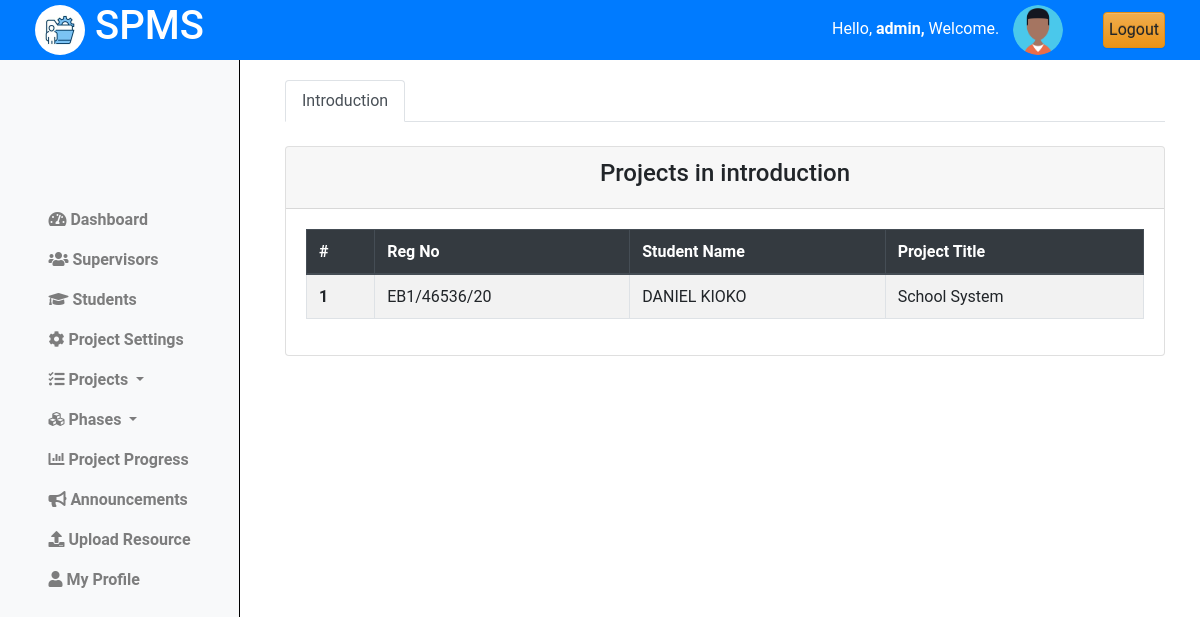
Screenshot of /projects/phases/progress/ (signed in) with the database file from the repository.
### projectsApp/models.py (models this page shows, shortened)
class Coordinator(AbstractUser):
    pass

class Phases(models.Model):
    name = models.CharField(max_length=255, unique=True)  # Ensure unique phase names
    description = models.TextField()
    order = models.IntegerField(unique=True)  # Ensure unique order for phases
    deadline_date = models.DateField(null=True, blank=True)  # Optional deadline for phase

class Proposal(models.Model):
    student = models.ForeignKey(Student, on_delete=models.CASCADE, related_name='proposals')  # Link to Student model
    title = models.CharField(max_length=255)
    current_phase = models.ForeignKey(Phases, on_delete=models.SET_NULL, null=True, related_name='proposals')
    lecturer = models.ForeignKey(Lecturer, on_delete=models.SET_NULL, null=True, related_name='proposals')
    project = models.ForeignKey(Projects, on_delete=models.CASCADE, null=True, related_name='proposals')  # Filter by project status
    completed = models.BooleanField(default=False)

class Student(models.Model):
    regno = models.CharField(max_length=255, unique=True)
    email = models.EmailField(max_length=255, unique=True)
    name = models.CharField(max_length=255)
    phone_number = models.IntegerField(null=True, blank=True)
    intake_year = models.PositiveSmallIntegerField(default=2024)
    password = models.CharField(max_length=128, null=False, blank=False)
    user_id = models.AutoField(primary_key=True)
    last_login = models.DateTimeField(blank=True, null=True)
    USERNAME_FIELD = 'email'
    REQUIRED_FIELDS = ['regno', 'name', 'phone_number']
    class Meta:
        db_table = "students"

### projectsApp/AccessControl.py (the view)
    @login_required
    def wrapper(request, *args, **kwargs):
        if not isinstance(request.user, Coordinator):
            return redirect('cordinator_login')
        return function(request, *args, **kwargs)

### projectsApp/AccessControl.py (called while the page is built)
def coordinator_required(function):
    @login_required
    def wrapper(request, *args, **kwargs):
        if not isinstance(request.user, Coordinator):
            return redirect('cordinator_login')
        return function(request, *args, **kwargs)
    return wrapper

### projectsApp/views.py (called while the page is built)
@coordinator_required
def view_milestones_cord(request):
    phases = Phases.objects.all().order_by('order')  # Get all phases in order
    context = {'phases': phases}
    return render(request, 'cordinator/milestones_cord.html', context)

### projectsApp/templates/cordinator/milestones_cord.html (shortened to what this page needs)
{% extends 'base_cord.html' %}
{% load static %}
{% block content %}
{% include 'column1_cord.html' %}
<div class="content">
  <div class="container-fluid">
    <div class="row">
      <div class="col-md-12">
        <ul class="nav nav-tabs" id="milestoneTabs">
          {% for phase in phases %}
            <li class="nav-item">
              <a class="nav-link {% if forloop.first %}active{% endif %}" id="phase-{{ phase.id }}-tab" data-toggle="tab" href="#phase-{{ phase.id }}">{{ phase.name|title }}</a>
            </li>
          {% endfor %}
        </ul>
        <div class="tab-content" id="milestoneTabsContent">
          {% for phase in phases %}
            <div class="tab-pane fade {% if forloop.first %}show active{% endif %}" id="phase-{{ phase.id }}">
              <br>
              <div class="card">
                <div class="card-header text-center">
                  <h4>Projects in {{ phase.name }}</h4>
                </div>
                <div class="card-body">
                  <table class="table table-bordered table-hover table-striped border-info">
                    <thead class="thead-dark">
                      <tr>
                        <th scope="col">#</th>
                        <th scope="col">Reg No</th>
                        <th scope="col">Student Name</th>
                        <th scope="col">Project Title</th>
                      </tr>
                    </thead>
                    <tbody>
                      {% for proposal in phase.proposals.all %}
                        <tr>
                          <th scope="row">{{ forloop.counter }}</th>
                          <td>{{ proposal.student.regno|upper }}</td>
                          <td>{{ proposal.student.name }}</td>
                          <td>{{ proposal.title }}</td>
                        </tr>
                      {% empty %}
                        <tr>
                          <td colspan="4">No students in this phase yet.</td>
                        </tr>
                      {% endfor %}
                    </tbody>
                  </table>
                </div>
              </div>
            </div>
          {% endfor %}
        </div>
      </div>
    </div>
  </div>
</div>
<link rel="stylesheet" href="{% static 'css/milestones_lec.css' %}">
{% endblock %}

### projectsApp/templates/base_cord.html (shortened to what this page needs)
{% load static %}
<!doctype html>
<html class="no-js h-100" lang="en">
  <head>
    <link href="https://use.fontawesome.com/releases/v5.0.6/css/all.css" rel="stylesheet">
    <link href="https://stackpath.bootstrapcdn.com/bootstrap/4.5.2/css/bootstrap.min.css" rel="stylesheet">
    <link rel="stylesheet" href="https://cdn.jsdelivr.net/npm/bootstrap@3.3.7/dist/css/bootstrap-theme.min.css">
</head>
<body>
    <header>
        <div class="container-fluid">
            <div class="row align-items-center">
                <div class="col-md-3">
                    <div class="left">
                        <img src="{% static 'images/logo.jpg' %}" alt="Logo" class="logo">
                        <h1>SPMS</h1>
                    </div>
                </div>
                <div class="col-md-9 d-flex justify-content-end">
                    <div class="row align-items-center">
                        <div class="col-auto">
                            <span class="username mb-3" style="padding:10px;">
                                Hello,
                                <strong>
                                    {% if request.user.is_authenticated %}
                                        {% if request.user.is_staff %}
                                            {{ request.user.username }},
                                        {% else %}
                                            {{ request.user.name }},
                                        {% endif %}
                                    {% else %}
                                        Guest,
                                    {% endif %}
                                </strong>
                                Welcome.
                            </span>
                            <img src="{% static 'images/profile.png'%}" alt="Profile Picture" class="profile-pic">
                        </div>
                        <div class="col-auto">
                            <a href="{% url 'logout' %}" class="btn btn-warning" style="padding:5px;">Logout</a>
                        </div>
                    </div>
                </div>
            </div>
        </div>
    </header>
    {% block content %}
    {% endblock %}
</body>
</html>

### projectsApp/static/css/milestones_lec.css (style rules this page uses)
.content { margin-left: 250px; padding: 20px; margin-top: 60px; }
.card { width: 100%; align-content: center; }

### projectsApp/templates/base_cord.html (style rules this page uses)
body { font-family: 'Roboto', sans-serif; margin: 0; padding: 0; }
header { background-color: #007BFF; color: white; display: flex; justify-content: space-between; align-items: center; text-align: center; padding: 10px 20px; z-index: 20; position: fixed; top: 0; left: 0; width: 100%; height: 60px; }
header .left { display: flex; align-items: center; }
header .logo { width: 50px; height: 50px; margin-right: 10px; border-radius: 50%; }
header .profile-pic { width: 50px; height: 50px; border-radius: 50%; margin-right: 10px; }

### rows the page displays
Coordinator: user.username "admin"
Phases: name "Introduction", name "introduction"
Proposal: student.regno "EB1/46536/20", student.name "DANIEL KIOKO", title "School System"
